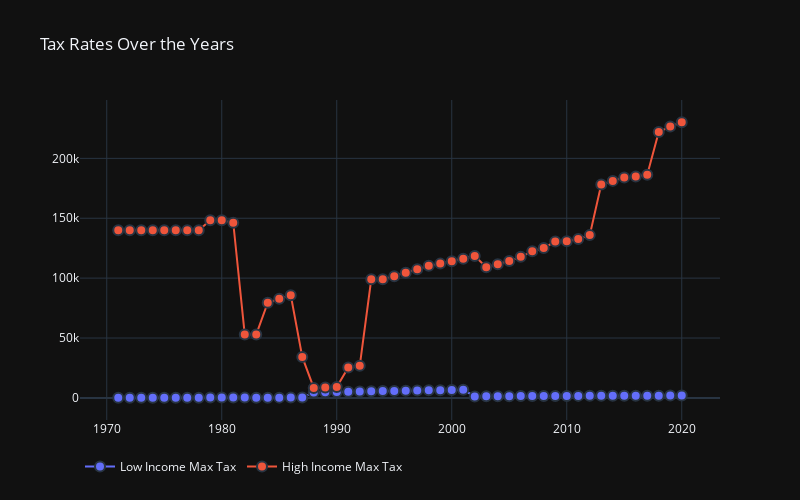

The cell this chart's notebook holds for it:
### Code cell
import plotly.graph_objects as go

fig = go.Figure()

fig.add_trace(go.Scatter(x=df_simple['Year'].head(50), y=df_simple['Low Income Max Tax'].head(50),
                         mode='lines+markers',
                         name='Low Income Max Tax'))
fig.add_trace(go.Scatter(x=df_simple['Year'].head(50), y=df_simple['High Income Max Tax'].head(50),
                         mode='lines+markers',
                         name='High Income Max Tax'))
fig.update_traces(mode='lines+markers', marker_line_width=2, marker_size=10)

# Adding the title
fig.update_layout(
    autosize=False,
    width=800,
    height=500,
    legend_orientation="h",
    template='plotly_dark',
    title='Tax Rates Over the Years'  # Add your title here
)

fig.show()

### Figure 1 — Plotly figure (JSON) as saved in the notebook; plotly's stock layout.template omitted (floating-point values rounded to 4 significant figures)
{"data": [{"marker": {"line": {"width": 2}, "size": 10}, "mode": "lines+markers", "name": "Low Income Max Tax", "type": "scatter", "x": [2020, 2019, 2018, 2017, 2016, 2015, 2014, 2013, 2012, 2011, 2010, 2009, 2008, 2007, 2006, 2005, 2004, 2003, 2002, 2001, 2000, 1999, 1998, 1997, 1996, 1995, 1994, 1993, 1992, 1991, 1990, 1989, 1988, 1987, 1986, 1985, 1984, 1983, 1982, 1981, 1980, 1979, 1978, 1977, 1976, 1975, 1974, 1973, 1972, 1971], "y": [1940, 1940, 1905, 1865, 1855, 1845, 1815, 1785, 1740, 1700, 1675, 1670, 1605, 1565, 1510, 1460, 1430, 1400, 1200, 6780, 6578.0, 6458.0, 6352.0, 6180, 6015, 5850, 5700, 5535, 5370, 5100, 4868.0, 4642.0, 4462.0, 330, 249.7, 239.8, 231, 231, 252, 273, 294, 294, 140, 140, 140, 140, 140, 140, 140, 140]}, {"marker": {"line": {"width": 2}, "size": 10}, "mode": "lines+markers", "name": "High Income Max Tax", "type": "scatter", "x": [2020, 2019, 2018, 2017, 2016, 2015, 2014, 2013, 2012, 2011, 2010, 2009, 2008, 2007, 2006, 2005, 2004, 2003, 2002, 2001, 2000, 1999, 1998, 1997, 1996, 1995, 1994, 1993, 1992, 1991, 1990, 1989, 1988, 1987, 1986, 1985, 1984, 1983, 1982, 1981, 1980, 1979, 1978, 1977, 1976, 1975, 1974, 1973, 1972, 1971], "y": [230200.0, 226600.0, 222000, 186400.0, 184900.0, 184100.0, 181200.0, 178200, 135900.0, 132700.0, 130800.0, 130500.0, 125195, 122395, 117800.0, 114300.0, 111685, 109200.0, 118500.0, 116300.0, 114200.0, 112100.0, 110300.0, 107300.0, 104445, 101574, 99000, 99000, 26815, 25470.0, 9086, 8666, 8330, 34200, 85790, 82725, 79500, 53000, 53000, 146280, 148400, 148400, 140000, 140000, 140000, 140000, 140000, 140000, 140000, 140000]}], "layout": {"autosize": false, "height": 500, "legend": {"orientation": "h"}, "title": {"text": "Tax Rates Over the Years"}, "width": 800}}
